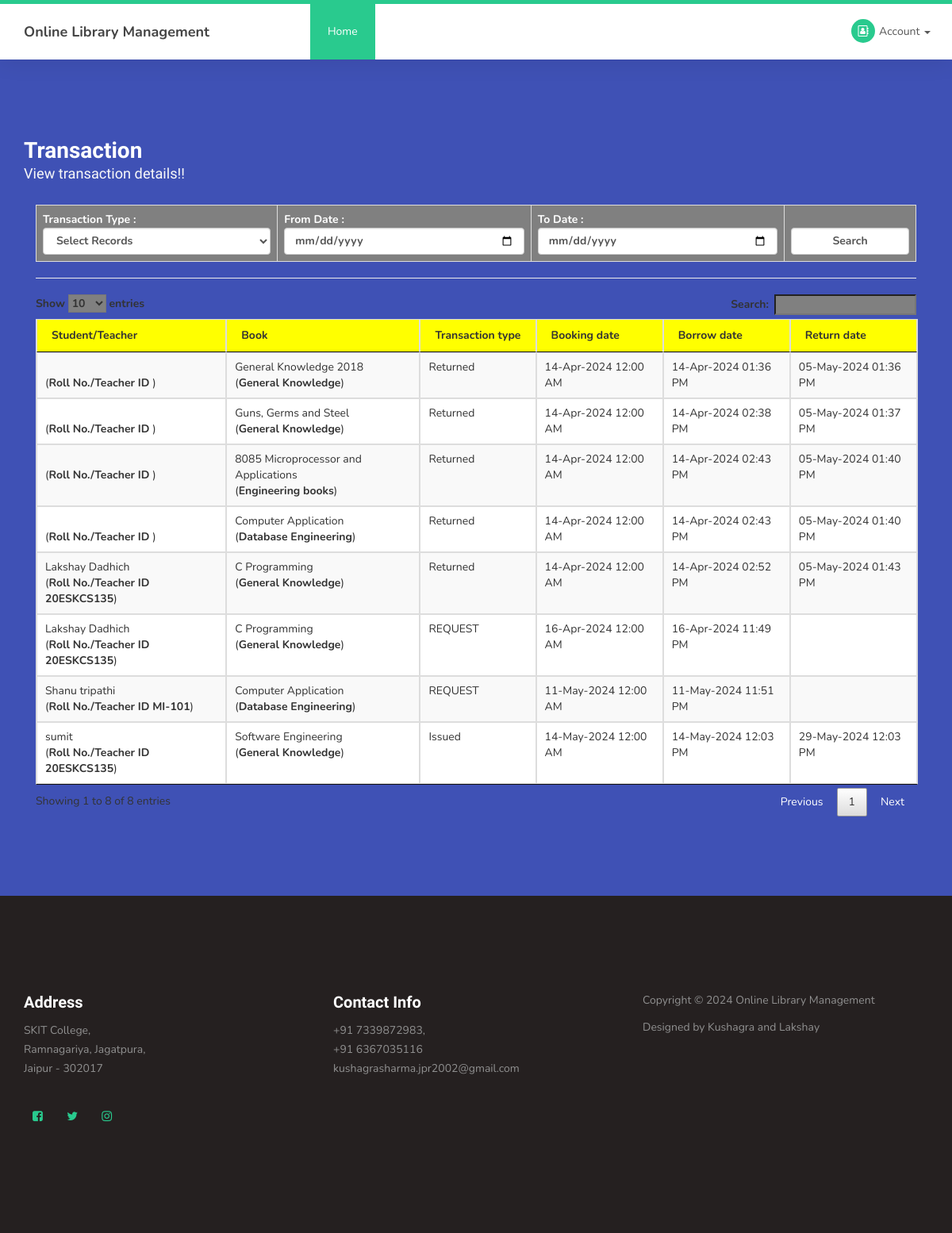
The page /viewtransaction.php (signed in) on the database its author committed.
### tables this page shows
CREATE TABLE `transaction` (
  `transationid` int(10) NOT NULL,
  `studentid` int(10) NOT NULL,
  `bookid` int(10) NOT NULL,
  `transtype` varchar(50) NOT NULL,
  `bookingdate` date NOT NULL,
  `borrowdate` datetime NOT NULL,
  `returndate` datetime NOT NULL,
  `status` varchar(10) NOT NULL
);

CREATE TABLE `book` (
  `bookid` int(10) NOT NULL,
  `bookcategoryid` int(10) NOT NULL,
  `bookname` varchar(50) NOT NULL,
  `bookdescription` text NOT NULL,
  `bookimg` varchar(100) NOT NULL,
  `bookcost` float(10,2) NOT NULL,
  `author` varchar(25) NOT NULL,
  `status` varchar(10) NOT NULL
);

CREATE TABLE `bookcategory` (
  `bookcategoryid` int(10) NOT NULL,
  `bookcategory` varchar(50) NOT NULL,
  `bookdescription` text NOT NULL,
  `status` varchar(10) NOT NULL
);

CREATE TABLE `student` (
  `studentid` int(10) NOT NULL,
  `courseid` int(10) NOT NULL,
  `studentname` varchar(25) NOT NULL,
  `studentimg` varchar(255) NOT NULL,
  `rollno` varchar(25) NOT NULL,
  `password` varchar(100) NOT NULL,
  `emailid` varchar(100) NOT NULL,
  `contactno` varchar(15) NOT NULL,
  `status` varchar(15) NOT NULL
);

### viewtransaction.php (the view, shortened to what this page needs)
<?php
include("header.php");
?>
     <section id="contact">
          <div class="container">
               <div class="row">
                    <div class="col-md-12 col-sm-12">
                              <div class="section-title">
                                   <h2>Transaction <small>View transaction details!!</small></h2>
                              </div>
                              <div class="col-md-12 col-sm-12">
<form method="get" action="">
	<table  class="table table-striped table-bordered"  >
			<tr style="background-color:grey;color: white;">
				<th>Transaction Type :
				<select name="transtype" class="form-control">
				<option value="">Select Records</option>
				</select>
				</th>
				<th>From Date : <input type="date" name="fdate" value="<?php echo $_GET['fdate']; ?>" class="form-control"></th>
				<th>To Date : <input type="date" name="tdate" value="<?php echo $_GET['tdate']; ?>" class="form-control"></th>
				<th><br><input type="Submit" name="submit" value="Search" class="form-control"></th>
			</tr>
	</table>
</form>
<hr>
<table id="idviewbook"  class="table table-striped table-bordered"  >
	<thead>
		<tr style="background-color:yellow;">
			<th>Student/Teacher</th>
			<th>Book</th>
			<th>Transaction type</th>
			<th>Booking date</th>
			<th>Borrow date</th>
			<th>Return date</th>
		</tr>
	</thead>
	<tbody>
	<?php
	$sql= "SELECT * FROM transaction left join student ON transaction.studentid=student.studentid LEFT JOIN book on  transaction.bookid=book.bookid  LEFT JOIN bookcategory ON bookcategory.bookcategoryid=book.bookcategoryid WHERE transaction.status<>''";
	$qsql = mysqli_query($con,$sql);
	while($rs = mysqli_fetch_array($qsql))
	{
		echo "<tr>
			<td>$rs[studentname]<br>(<b>Roll No./Teacher ID $rs[rollno]</b>)</td>
			<td>$rs[bookname]<br>(<b>$rs[bookcategory]</b>)</td>
			<td>$rs[transtype]</td>
			<td>" . date("d-M-Y h:i A",strtotime($rs['bookingdate'])) . "</td>
			<td>" . date("d-M-Y h:i A",strtotime($rs['borrowdate'])) . "</td>
			<td>";
			if($rs['returndate'] == "0000-00-00 00:00:00")
			{
			}
			else
			{
			  echo date("d-M-Y h:i A",strtotime($rs['returndate']));
			}
		echo "</td></tr>";
	}
	?>
	</tbody>
</table>
                              </div>
                    </div>
               </div>
          </div>
     </section>
<?php
include("footer.php");
?>

### css/templatemo-style.css (style rules this page uses)
body { background: #ffffff; font-family: 'Nunito', sans-serif; overflow-x: hidden; padding-top: 70px; }
h1,h2,h3,h4,h5,h6 { font-family: 'Muli', sans-serif; font-weight: bold; line-height: inherit; }
h2 { color: #353535; font-size: 2em; padding-bottom: 10px; }
html { -webkit-font-smoothing: antialiased; }
a, input, button, .form-control { -webkit-transition: 0.5s; transition: 0.5s; }
.section-title { padding-bottom: 40px; }
.section-title h2 { margin: 0; }
.section-title small { display: block; }
section { position: relative; padding: 100px 0; }
#contact { background: #3f51b5; }
#contact h2 { color: #ffffff; }
#contact .section-title { padding-bottom: 20px; }
#contact h2 > small, #contact p, #contact a { color: #f9f9f9; }

### rows shown on the page
transaction: bookid.bookname "General Knowledge 2018", bookcategory.bookcategory "General Knowledge", transtype "Returned", bookingdate "14-Apr-2024 12:00 AM", borrowdate "14-Apr-2024 01:36 PM", returndate "05-May-2024 01:36 PM"
transaction: bookid.bookname "Guns, Germs and Steel", bookcategory.bookcategory "General Knowledge", transtype "Returned", bookingdate "14-Apr-2024 12:00 AM", borrowdate "14-Apr-2024 02:38 PM", returndate "05-May-2024 01:37 PM"
transaction: bookid.bookname "8085 Microprocessor and Applications", bookcategory.bookcategory "Engineering books", transtype "Returned", bookingdate "14-Apr-2024 12:00 AM", borrowdate "14-Apr-2024 02:43 PM", returndate "05-May-2024 01:40 PM"
transaction: bookid.bookname "Computer Application", bookcategory.bookcategory "Database Engineering", transtype "Returned", bookingdate "14-Apr-2024 12:00 AM", borrowdate "14-Apr-2024 02:43 PM", returndate "05-May-2024 01:40 PM"
transaction: studentid.studentname "Lakshay Dadhich", studentid.rollno "20ESKCS135", bookid.bookname "C Programming", bookcategory.bookcategory "General Knowledge", transtype "Returned", bookingdate "14-Apr-2024 12:00 AM", borrowdate "14-Apr-2024 02:52 PM", returndate "05-May-2024 01:43 PM"
transaction: studentid.studentname "Lakshay Dadhich", studentid.rollno "20ESKCS135", bookid.bookname "C Programming", bookcategory.bookcategory "General Knowledge", transtype "REQUEST", bookingdate "16-Apr-2024 12:00 AM", borrowdate "16-Apr-2024 11:49 PM"
transaction: studentid.studentname "Shanu tripathi", studentid.rollno "MI-101", bookid.bookname "Computer Application", bookcategory.bookcategory "Database Engineering", transtype "REQUEST", bookingdate "11-May-2024 12:00 AM", borrowdate "11-May-2024 11:51 PM"
transaction: studentid.studentname "sumit", studentid.rollno "20ESKCS135", bookid.bookname "Software Engineering", bookcategory.bookcategory "General Knowledge", transtype "Issued", bookingdate "14-May-2024 12:00 AM", borrowdate "14-May-2024 12:03 PM", returndate "29-May-2024 12:03 PM"
